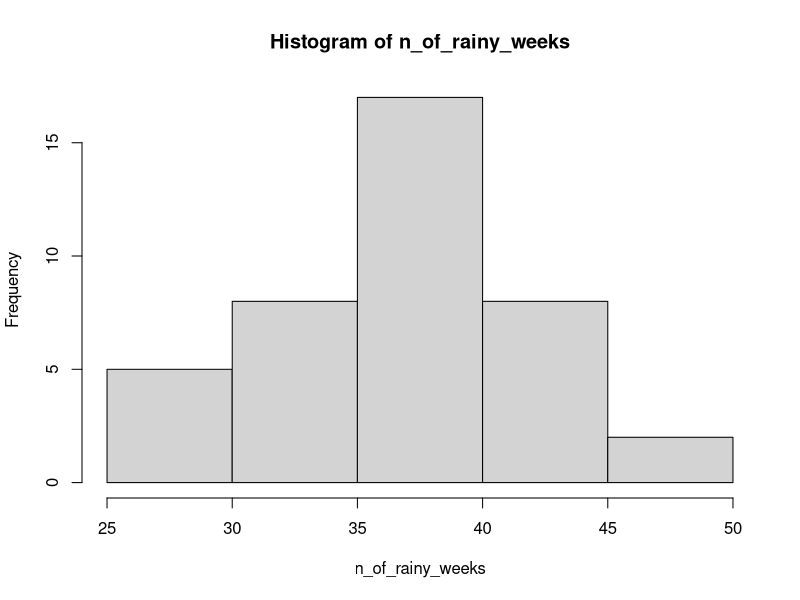
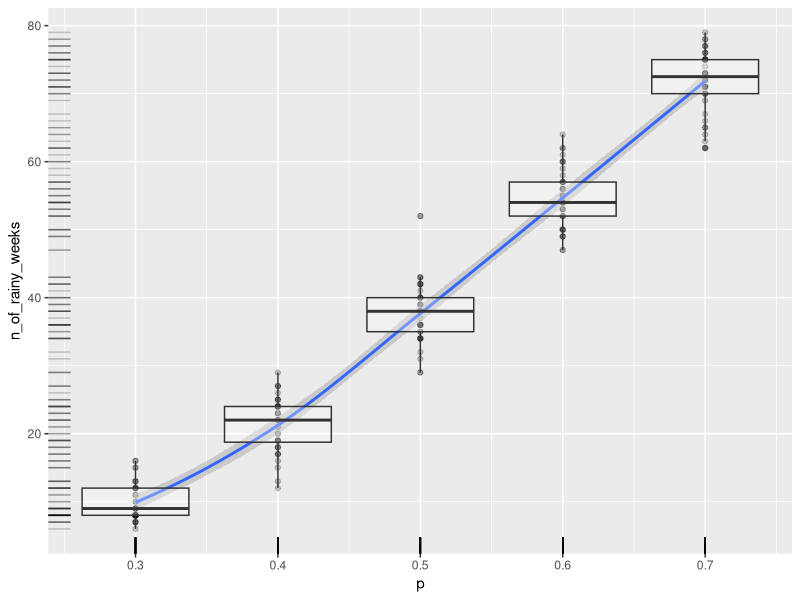
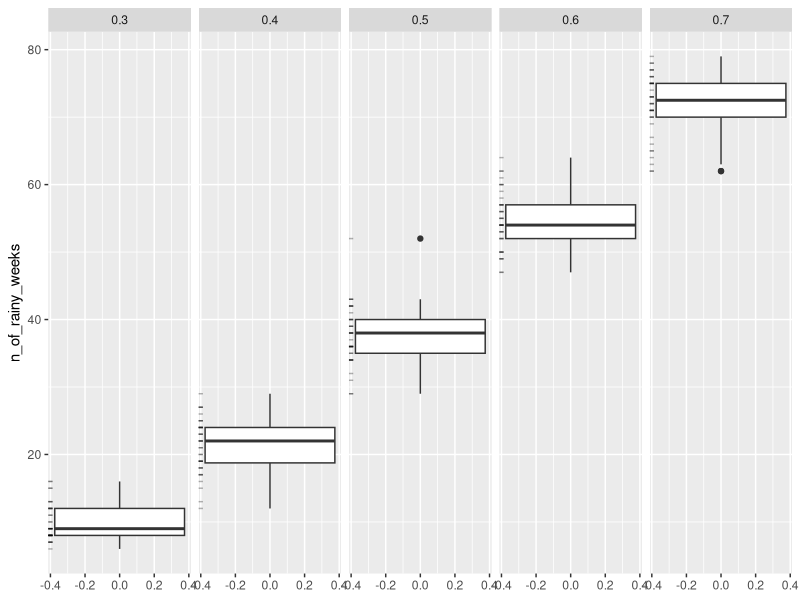

Write R code to recreate these figures, in order.
## ---- chunk 1
knitr::opts_chunk$set(echo = TRUE)
## ---- chunk 2
#Added Mar 2021
#Rainy day problem
#different from the previous version
rainy_day = function(p){
  Y=0;C=0
  X = numeric(7)
  for(t in 1:7){
    if(runif(1)<p){
      X[t] = 1
    }else{
      X[t] = 0
    }
    if(X[t]==1){
      C=C+1
    }else{
      C = 0
    }
    if(C>=3) Y=1
  }
  return(Y)
}

rainy_day_rep = function(p,n){
  S = 0
  for(k in 1:n){
    Y = rainy_day(p)
    S = S+Y
    
  }
  return(S)
}

rainy_day_rep(p=.5,n=100)


nrep = 40#repeat simulation
n_of_rainy_weeks = numeric(nrep)
for(i in 1:nrep) n_of_rainy_weeks[i] = rainy_day_rep(p=.5,n=100)
hist(n_of_rainy_weeks)#Compare this with Fig 9.4

#Sensitivity: yet, repeat 9.4 for different ps to get Fig 9.5

p = seq(from=.3,to=.7,by=.1)
p_s =NULL
n_of_rainy_weeks = NULL
for(i in seq_along(p)){
  for(j in 1:nrep){
  n_of_rainy_weeks = c(n_of_rainy_weeks,rainy_day_rep(p[i],100))  
  p_s = c(p_s,p[i])
  }
}

df_sensitivity = data.frame(p = p_s,n_of_rainy_weeks = n_of_rainy_weeks)

library(ggplot2)
g = ggplot(df_sensitivity,aes(x = p, y = n_of_rainy_weeks))

g+geom_point(alpha = .2)+geom_smooth()+geom_boxplot(aes(facet = factor(p)),alpha = .3)+geom_rug(alpha = .2)

ggplot(df_sensitivity,aes(y = n_of_rainy_weeks)) + geom_boxplot() + facet_grid(.~factor(p)) +geom_rug(alpha = .3)

